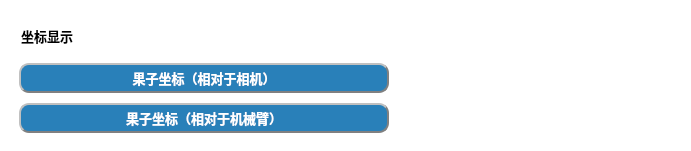
   <widget class="QFrame" name="frame_6">
    <property name="geometry">
     <rect>
      <x>440</x>
      <y>740</y>
      <width>691</width>
      <height>151</height>
     </rect>
    </property>
    <property name="autoFillBackground">
     <bool>false</bool>
    </property>
    <property name="styleSheet">
     <string notr="true">background-color: rgb(255, 255, 255);
border-style:outset;
border-radius:10px;</string>
    </property>
    <property name="frameShape">
     <enum>QFrame::StyledPanel</enum>
    </property>
    <property name="frameShadow">
     <enum>QFrame::Raised</enum>
    </property>
    <widget class="QWidget" name="gridLayoutWidget_3">
     <property name="geometry">
      <rect>
       <x>19</x>
       <y>19</y>
       <width>651</width>
       <height>121</height>
      </rect>
     </property>
     <layout class="QGridLayout" name="gridLayout_3">
      <item row="1" column="1">
       <widget class="QLabel" name="label_pixelcoords">
        <property name="minimumSize">
         <size>
          <width>100</width>
          <height>30</height>
         </size>
        </property>
        <property name="maximumSize">
         <size>
          <width>320</width>
          <height>30</height>
         </size>
        </property>
        <property name="font">
         <font>
          <family>微软雅黑</family>
          <pointsize>10</pointsize>
         </font>
        </property>
        <property name="styleSheet">
         <string notr="true">color: rgb(0, 0, 0);</string>
        </property>
        <property name="text">
         <string/>
        </property>
       </widget>
      </item>
      <item row="0" column="0">
       <widget class="QLineEdit" name="lineEdit_23">
        <property name="minimumSize">
         <size>
          <width>370</width>
          <height>30</height>
         </size>
        </property>
        <property name="maximumSize">
         <size>
          <width>320</width>
          <height>30</height>
         </size>
        </property>
        <property name="font">
         <font>
          <family>微软雅黑</family>
          <pointsize>10</pointsize>
          <weight>75</weight>
          <italic>false</italic>
          <bold>true</bold>
          <kerning>false</kerning>
         </font>
        </property>
        <property name="styleSheet">
         <string notr="true">color: rgb(0, 0, 0);</string>
        </property>
        <property name="text">
         <string notr="true">坐标显示</string>
        </property>
        <property name="maxLength">
         <number>80</number>
        </property>
        <property name="frame">
         <bool>false</bool>
        </property>
        <property name="dragEnabled">
         <bool>false</bool>
        </property>
        <property name="readOnly">
         <bool>true</bool>
        </property>
       </widget>
      </item>
      <item row="1" column="0">
       <widget class="QPushButton" name="pushButton_showPixelCoords">
        <property name="minimumSize">
         <size>
          <width>370</width>
          <height>30</height>
         </size>
        </property>
        <property name="maximumSize">
         <size>
          <width>370</width>
          <height>30</height>
         </size>
        </property>
        <property name="font">
         <font>
          <family>微软雅黑</family>
          <pointsize>10</pointsize>
          <weight>75</weight>
          <bold>true</bold>
         </font>
        </property>
        <property name="cursor">
         <cursorShape>PointingHandCursor</cursorShape>
        </property>
        <property name="layoutDirection">
         <enum>Qt::LeftToRight</enum>
        </property>
        <property name="autoFillBackground">
         <bool>false</bool>
        </property>
        <property name="styleSheet">
         <string notr="true">color: rgb(255, 255, 255);
background-color: rgb(41, 128, 185);
border-radius:10px;
border:2px groove gray;
border-style:outset;</string>
        </property>
        <property name="text">
         <string>果子坐标（相对于相机）</string>
        </property>
       </widget>
      </item>
      <item row="2" column="0">
       <widget class="QPushButton" name="pushButton_showRealCoords">
        <property name="minimumSize">
         <size>
          <width>370</width>
          <height>30</height>
         </size>
        </property>
        <property name="maximumSize">
         <size>
          <width>300</width>
          <height>30</height>
         </size>
        </property>
        <property name="font">
         <font>
          <family>微软雅黑</family>
          <pointsize>10</pointsize>
          <weight>75</weight>
          <bold>true</bold>
         </font>
        </property>
        <property name="cursor">
         <cursorShape>PointingHandCursor</cursorShape>
        </property>
        <property name="layoutDirection">
         <enum>Qt::LeftToRight</enum>
        </property>
        <property name="autoFillBackground">
         <bool>false</bool>
        </property>
        <property name="styleSheet">
         <string notr="true">background-color: rgb(41, 128, 185);
color: rgb(255, 255, 255);
border-radius:10px;
border:2px groove gray;
border-style:outset;</string>
        </property>
        <property name="text">
         <string>果子坐标（相对于机械臂）</string>
        </property>
       </widget>
      </item>
      <item row="2" column="1">
       <widget class="QLabel" name="label_realcoords">
        <property name="minimumSize">
         <size>
          <width>100</width>
          <height>30</height>
         </size>
        </property>
        <property name="maximumSize">
         <size>
          <width>320</width>
          <height>30</height>
         </size>
        </property>
        <property name="font">
         <font>
          <family>微软雅黑</family>
          <pointsize>10</pointsize>
         </font>
        </property>
        <property name="layoutDirection">
         <enum>Qt::LeftToRight</enum>
        </property>
        <property name="styleSheet">
         <string notr="true">color: rgb(0, 0, 0);</string>
        </property>
        <property name="text">
         <string/>
        </property>
       </widget>
      </item>
     </layout>
    </widget>
   </widget>
